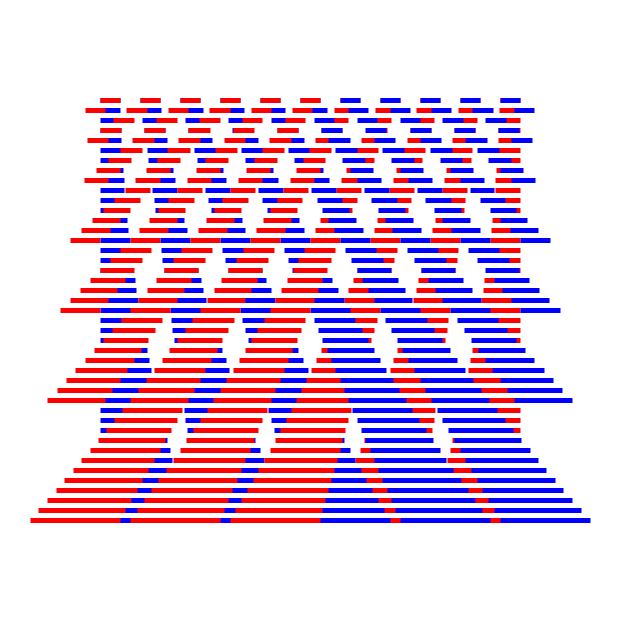
Frame 1 (no input)
Frame 2 (the mouse pressed at the canvas centre, redrawn once): identical to frame 1, image omitted

The Processing sketch that drew this single still picture (run headless with seeded random() and noise(); the mouse was pressed at the canvas centre and the sketch redrawn once):

// Processing sketch: build
// ── build.pde
/*
 * (C) thedotisblack.com
 * ep_33 -> Drawing Machine ( Difference )
 * step_03
 *
 * add a second variable to control the length of each lines.
 */

float step_x = 100;
float step_y = 10;
float margin_x = 100;
float margin_y = 100;

color bg = color(255);
color r = color(255, 0, 0);
color b = color(0, 0, 255);

void setup() {
  size(620, 620);
  surface.setLocation(25, 25);
  strokeCap(CORNER);
  strokeWeight(5);
  // blendMode(MULTIPLY);
  noLoop();
}

void draw() {
  background(bg);
  // ---
  for (float y = margin_y; y <= height-margin_y; y += step_y) {
    step_x = map(y, margin_y, height-margin_y, 40, 100);
    float xx = map(step_x, 40, 100, 20, step_x-10);
    for (float x = margin_x; x <= width-margin_x; x += step_x) {
      // blue line
      stroke(b);
      line(x, y, x+xx, y);
      // red lines
      stroke(r);
      line(width-x, y, width-x-xx, y);
    }
  }
}
